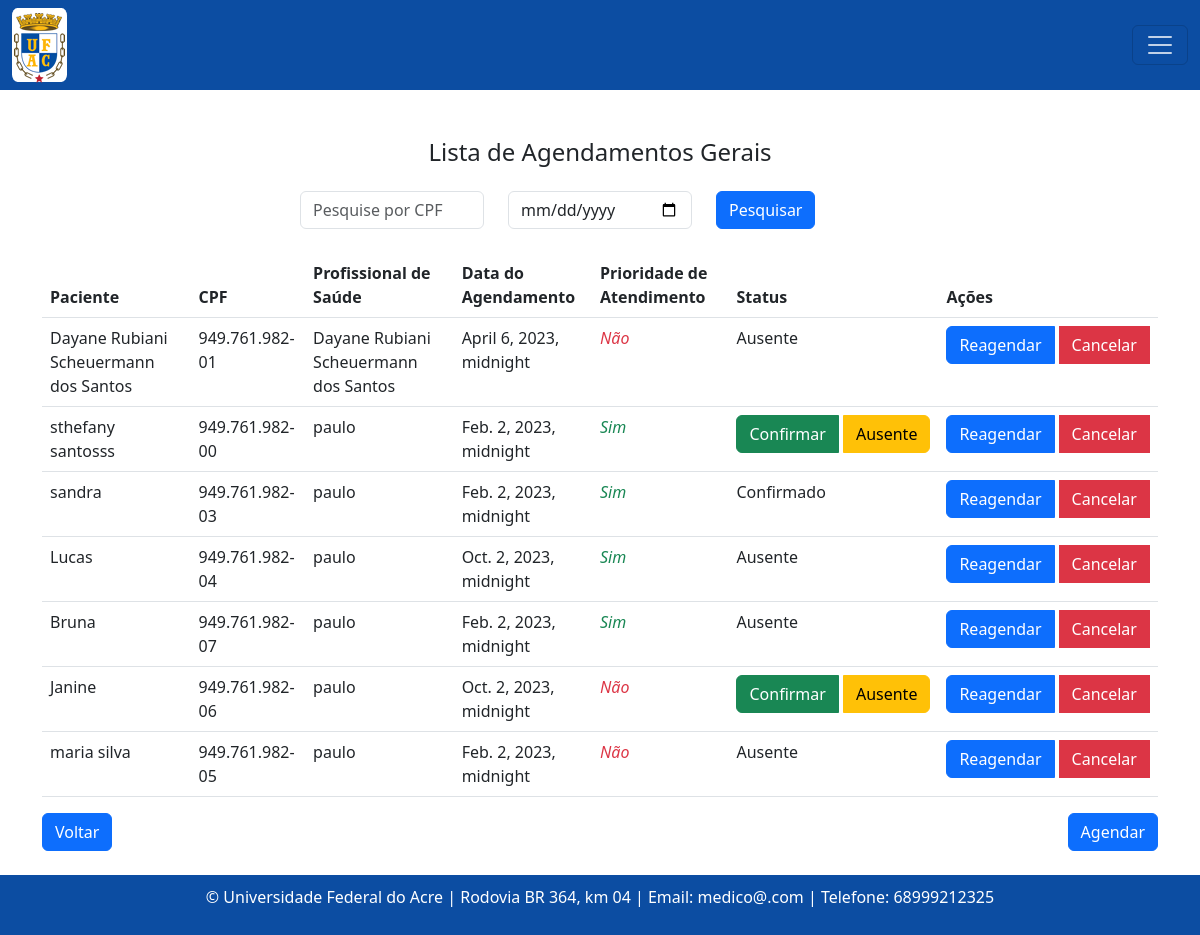
Page /agendamento/lista on the committed database.
### consulta/models.py (models this page shows, shortened)
class Agendamento(models.Model):
    status_atendimento = models.CharField(max_length=20, choices=[
        ('confirmado', 'Confirmado'),
        ('ausente', 'Ausente'),
        ('pendente', 'Pendente'),
    ], default='pendente')
    paciente = models.ForeignKey(Paciente, on_delete=models.CASCADE) #contem referncia do objeto Paciente
    profissional_saude = models.ForeignKey(Profissionaldasaude, on_delete=models.CASCADE)  #contem referncia do objeto Profissionaldasaude
    data_agendamento = models.DateTimeField()
    prioridade_atendimento = models.BooleanField(default=False)
    justificativa_cancelamento = models.TextField(blank=True, null=True)

class Paciente(models.Model):
    nome = models.CharField(max_length=100)
    data_nascimento = models.DateField()
    email = models.EmailField()
    rg = models.CharField(max_length=20)
    cpf = models.CharField(max_length=14)
    sexo = models.CharField(max_length=1, choices=[('M', 'Masculino'), ('F', 'Feminino')])
    matricula = models.CharField(max_length=20)
    tipo_paciente = models.CharField(max_length=20)
    cargo_funcao = models.CharField(max_length=50, default='')
    cep = models.CharField(max_length=9)
    cidade = models.CharField(max_length=50)
    bairro = models.CharField(max_length=50, default='')
    uf = models.CharField(max_length=2)
    numero = models.CharField(max_length=10)
    ddd_telefone = models.CharField(max_length=3)
    complemento = models.CharField(max_length=100, blank=True, null=True, default='')  # Adicionando o valor padrão aqui

class Profissionaldasaude(models.Model):
    nome = models.CharField(max_length=100)
    data_nascimento = models.DateField()
    email = models.EmailField()
    rg = models.CharField(max_length=20)
    cpf = models.CharField(max_length=14)
    sexo = models.CharField(max_length=1, choices=[('M', 'Masculino'), ('F', 'Feminino')]) #O parâmetro choices em um campo CharField ou IntegerField é usado para fornecer uma lista de escolhas para esse campo
    identificacao_unica = models.CharField(max_length=50, default='')
    cep = models.CharField(max_length=9)
    cidade = models.CharField(max_length=50)
    bairro = models.CharField(max_length=50, default='')
    uf = models.CharField(max_length=2)
    numero = models.CharField(max_length=10)
    ddd_telefone = models.CharField(max_length=10)
    complemento = models.CharField(max_length=100, blank=True, null=True, default='') # blank=True, null=True é pra dizer que não é obrigatorio
    area = models.CharField(max_length=50, default='')
    unidade_siass = models.CharField(max_length=50, default='')
    formacao = models.CharField(max_length=20)
    conselho = models.CharField(max_length=20)
    registro = models.CharField(max_length=20)

### consulta/views.py (the view)
# urls.py: path('agendamento/lista', listar_agendamentos, name='agendamentoListagem'),
def listar_agendamentos(request):
    form = PesquisaAgendamentoForm(request.GET)
    if form.is_valid():
        cpf = form.cleaned_data.get('cpf')
        data_agendamento = form.cleaned_data.get('data_agendamento')
        agendamentos = Agendamento.objects.all()
        if cpf:
            agendamentos = agendamentos.filter(paciente__cpf__icontains=cpf)
        if data_agendamento:
            agendamentos = agendamentos.filter(data_agendamento__date=data_agendamento)
    else:
        agendamentos = Agendamento.objects.all()
    return render(request, 'consultas/listagem_agendamentos.html', {'form': form, 'agendamentos': agendamentos})

### consulta/forms.py
class PesquisaAgendamentoForm(forms.Form):
    cpf = forms.CharField(label='', required=False, widget=forms.TextInput(attrs={'class': 'form-control', 'placeholder': 'Pesquise por CPF'}))
    data_agendamento = forms.DateField(label='', required=False, widget=forms.DateInput(attrs={'type': 'date', 'class': 'form-control'}))

### templates/consultas/listagem_agendamentos.html (shortened to what this page needs)
{% extends "base.html" %}
{% block content %}
  <div class="text-center mb-4">
    <h4>Lista de Agendamentos Gerais</h4>
  </div>
  <div class="mb-4">
    <form method="get" class="mx-auto" style="max-width: 600px;">
      <div class="row">
        <div class="col">
          {{ form.cpf }}
        </div>
        <div class="col">
          {{ form.data_agendamento }}
        </div>
        <div class="col">
          <button type="submit" class="btn btn-primary">Pesquisar</button>
        </div>
      </div>
    </form>
  </div>
  <table class="table">
    <thead>
      <tr>
        <th scope="col">Paciente</th>
        <th scope="col">CPF</th>
        <th scope="col">Profissional de Saúde</th>
        <th scope="col">Data do Agendamento</th>
        <th scope="col">Prioridade de Atendimento</th>
        <th scope="col">Status</th>
        <th scope="col">Ações</th>
      </tr>
    </thead>
    <tbody>
      {% for agendamento in agendamentos %}
        <tr>
          <td>{{ agendamento.paciente.nome }}</td>
          <td>{{ agendamento.paciente.cpf }}</td>
          <td>{{ agendamento.profissional_saude.nome }}</td>
          <td>{{ agendamento.data_agendamento }}</td>
          <td>
            {% if agendamento.prioridade_atendimento %}
              <i class="fas fa-circle text-success">Sim</i>
            {% else %}
              <i class="fas fa-circle text-danger">Não</i>
            {% endif %}
          </td>
          <td>
            {% if agendamento.status_atendimento == 'pendente' %}
              <div class="btn-group" role="group" aria-label="Status">
                <a href="{% url 'agendamentoConfirmar' agendamento.id %}" class="btn btn-success">Confirmar</a>
                <a href="{% url 'agendamentoAusente' agendamento.id %}" class="btn btn-warning ms-1">Ausente</a>
              </div>
            {% elif agendamento.status_atendimento == 'confirmado' %}
              Confirmado
            {% elif agendamento.status_atendimento == 'ausente' %}
              Ausente
            {% else %}
              <span class="text-success">Concluído</span>
            {% endif %}
          </td>
          <td>
            <div class="btn-group" role="group" aria-label="Ações">
              <a href="{% url 'reagendarAgendamento' agendamento.id %}" class="btn btn-primary">Reagendar</a>
              <button type="button" class="btn btn-danger ms-1" data-bs-toggle="modal" data-bs-target="#cancelarModal{{ agendamento.id }}" onclick="confirmarCancelamento('{{ agendamento.id }}')">
                Cancelar
              </button>
            </div>
          </td>
        </tr>
      {% endfor %}
    </tbody>
  </table>
  <div class="d-flex justify-content-between">
    <a class="btn btn-primary" href="{% url 'home' %}">Voltar</a>
    <a class="btn btn-primary" href="{% url 'agendamentoCreate'  %}">Agendar</a>
  </div>
{% endblock %}

### rows in the picture
Agendamento: paciente.nome "Dayane Rubiani Scheuermann dos Santos", paciente.cpf "949.761.982-01", profissional_saude.nome "Dayane Rubiani Scheuermann dos Santos", data_agendamento "April 6, 2023, midnight", prioridade_atendimento "Não", status_atendimento "Ausente"
Agendamento: paciente.nome "sthefany santosss", paciente.cpf "949.761.982-00", profissional_saude.nome "paulo", data_agendamento "Feb. 2, 2023, midnight", prioridade_atendimento "Sim", status_atendimento "Confirmar"
Agendamento: paciente.nome "sandra", paciente.cpf "949.761.982-03", profissional_saude.nome "paulo", data_agendamento "Feb. 2, 2023, midnight", prioridade_atendimento "Sim", status_atendimento "Confirmado"
Agendamento: paciente.nome "Lucas", paciente.cpf "949.761.982-04", profissional_saude.nome "paulo", data_agendamento "Oct. 2, 2023, midnight", prioridade_atendimento "Sim", status_atendimento "Ausente"
Agendamento: paciente.nome "Bruna", paciente.cpf "949.761.982-07", profissional_saude.nome "paulo", data_agendamento "Feb. 2, 2023, midnight", prioridade_atendimento "Sim", status_atendimento "Ausente"
Agendamento: paciente.nome "Janine", paciente.cpf "949.761.982-06", profissional_saude.nome "paulo", data_agendamento "Oct. 2, 2023, midnight", prioridade_atendimento "Não", status_atendimento "Confirmar"
Agendamento: paciente.nome "maria silva", paciente.cpf "949.761.982-05", profissional_saude.nome "paulo", data_agendamento "Feb. 2, 2023, midnight", prioridade_atendimento "Não", status_atendimento "Ausente"
